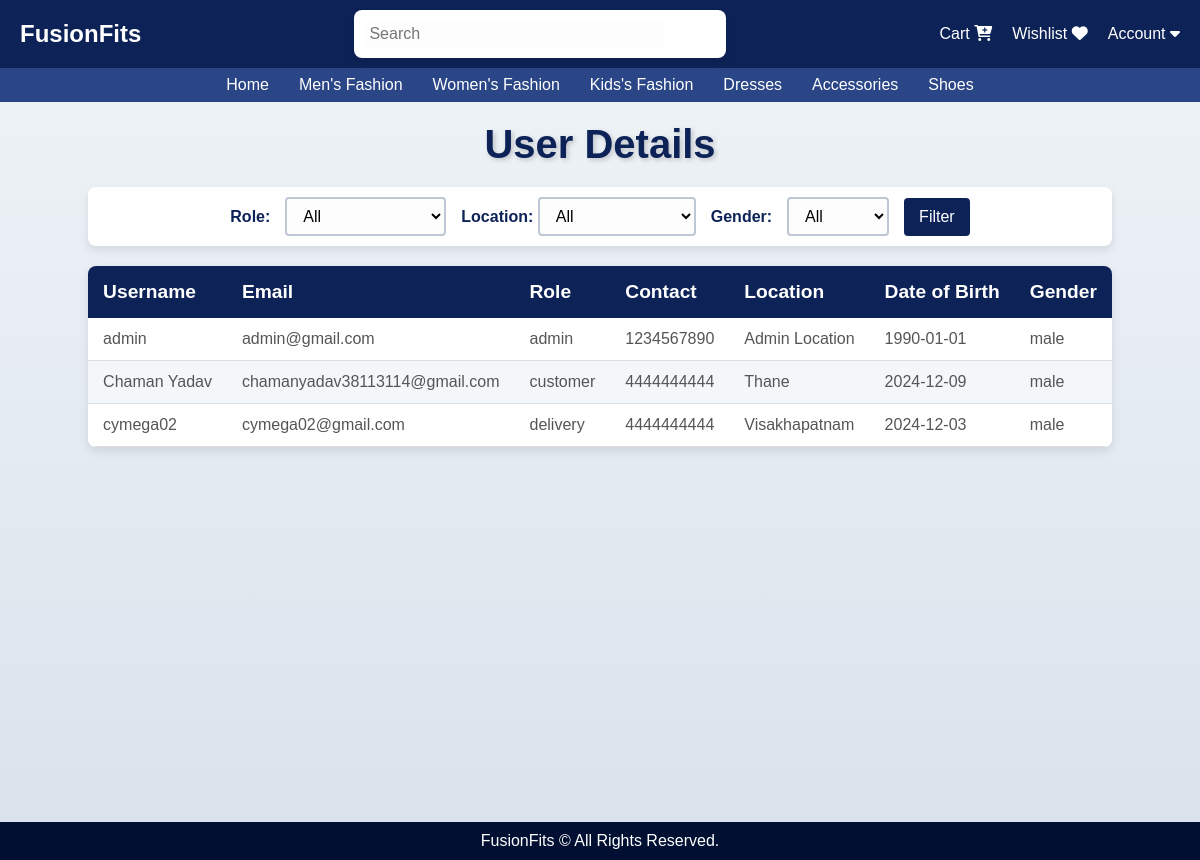
Before: /admin/user_details (signed in) with the older database file.
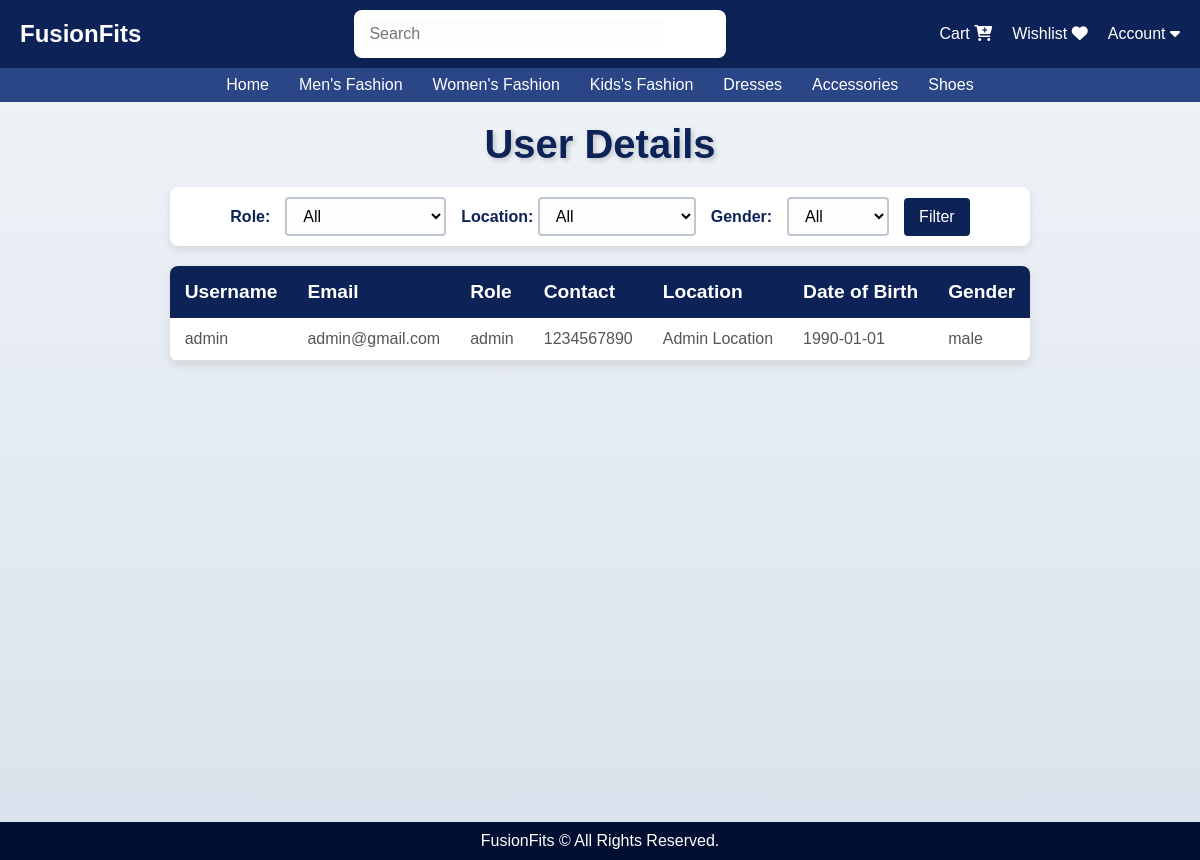
After: the same page with the newer database file.
### app/models.py (models this page shows, shortened)
class User(UserMixin, db.Model):
    id = db.Column(db.Integer, primary_key=True)
    username = db.Column(db.String(50), nullable=False)
    email = db.Column(db.String(100), unique=True, nullable=False)
    password = db.Column(db.String(255), nullable=False)
    role = db.Column(db.String(20), nullable=False)
    contact = db.Column(db.String(20), nullable=False)
    location = db.Column(db.String(100), nullable=False)
    dob = db.Column(db.Date, nullable=False)
    gender = db.Column(db.String(10), nullable=False)
    reset_token = db.Column(db.String(128), nullable=True)

### app/admin.py (the view)
@admin.route('/admin/user_details', methods=['GET', 'POST'])
def user_details():
    if session.get('role') != 'admin':
        flash('Unauthorized access!', 'danger')
        return redirect(url_for('auth.login'))
    role_filter = request.args.get('role')
    location_filter = request.args.get('location')
    gender_filter = request.args.get('gender')
    query = User.query
    if role_filter:
        query = query.filter_by(role=role_filter)
    if location_filter:
        query = query.filter(User.location.ilike(f"%{location_filter}%"))
    if gender_filter:
        query = query.filter_by(gender=gender_filter)
    users = query.all()
    return render_template('user_details.html', users=users, role_filter=role_filter, location_filter=location_filter, gender_filter=gender_filter)

### app/templates/user_details.html (shortened to what this page needs)
<!DOCTYPE html>
<html lang="en">
<head>
    <link rel="stylesheet" href="{{ url_for('static', filename='user.css') }}">
</head>
<body>
    {% extends "home.html" %}
    {% block content %}
    <div class="container">
    <h1>User Details</h1>
    <form method="GET" action="{{ url_for('admin.user_details') }}">
        <label for="role">Role:</label>
        <select name="role" id="role">
            <option value="">All</option>
        </select>
<div class="form-group">
  <label for="location">Location:</label>
  <select name="location" id="location" class="form-control">
      <option value="">All</option>
  </select>
</div>
        <label for="gender">Gender:</label>
        <select name="gender" id="gender">
            <option value="">All</option>
        </select>
        <button type="submit">Filter</button>
    </form>
    <table>
        <thead>
            <tr>
                <th>Username</th>
                <th>Email</th>
                <th>Role</th>
                <th>Contact</th>
                <th>Location</th>
                <th>Date of Birth</th>
                <th>Gender</th>
            </tr>
        </thead>
        <tbody>
            {% for user in users %}
                <tr>
                    <td>{{ user.username }}</td>
                    <td>{{ user.email }}</td>
                    <td>{{ user.role }}</td>
                    <td>{{ user.contact }}</td>
                    <td>{{ user.location }}</td>
                    <td>{{ user.dob }}</td>
                    <td>{{ user.gender }}</td>
                </tr>
            {% endfor %}
        </tbody>
    </table>
</div>
    {% endblock %}

### app/templates/home.html (shortened to what this page needs)
<!DOCTYPE html>
<html lang="en">
<head>
    <link rel="stylesheet" href="https://cdnjs.cloudflare.com/ajax/libs/font-awesome/6.0.0/css/all.min.css">
</head>
<body>
    <nav class="navbar">
        <div class="logo"><a href="/">FusionFits</a></div>
        <div class="search-bar">
            <form action="/search" method="get">
            <input type="text" name="q" placeholder="Search" />
            <button><i class="fa fa-search"></i></button>
        </form>
        </div>
        <ul class="nav-links">
            <li><a href="cart.html">Cart <i class="fa-solid fa-cart-plus"></i></a></li>
            <li><a href="/wishpage">Wishlist <i class="fa fa-heart"></i></a></li>
            <li>
              <div class="dropdown navbar-right">
                <button class="dropbtn">Account <i class="fa fa-caret-down"></i></button>
            </div>
            </li>
        </ul>
    </nav>
    <header>
        <nav class="categories-nav">
            <ul>
                <li><a href="/" class="{% if request.path == '/' %}active{% endif %}">Home</a></li>
                <li><a href="/gender/Male" class="{% if request.path == '/gender/Male' %}active{% endif %}">Men's Fashion</a></li>
                <li><a href="/gender/Female" class="{% if request.path == '/gender/Female' %}active{% endif %}">Women's Fashion</a></li>
                <li><a href="/category/Kids" class="{% if request.path == '/category/Kids' %}active{% endif %}">Kids's Fashion</a></li>
                <li><a href="/category/Dress" class="{% if request.path == '/category/Dress' %}active{% endif %}">Dresses</a></li>
                <li><a href="/category/Accessory" class="{% if request.path == '/category/Accessory' %}active{% endif %}">Accessories</a></li>
                <li><a href="/category/Shoe" class="{% if request.path == '/category/Shoe' %}active{% endif %}">Shoes</a></li>
            </ul>
        </nav>
    </header>
    <main>
        {% block content %}{% endblock %}
    </main>
    <footer>
        <p>FusionFits &copy; All Rights Reserved.</p>
    </footer>
</body>
</html>

### app/static/user.css (style rules this page uses)
body { font-family: 'Arial', sans-serif; background: linear-gradient(to bottom, #f0f4f8, #d9e2ec); margin: 0; padding: 20px; color: #db1111; }
h1 { text-align: center; font-size: 2.5rem; color: #0d2357; margin-bottom: 20px; text-shadow: 2px 2px 5px rgba(0, 0, 0, 0.2); }
form { display: flex; justify-content: center; align-items: center; gap: 15px; padding: 10px; background-color: #fff; box-shadow: 0px 4px 8px rgba(0, 0, 0, 0.1); border-radius: 8px; }
form label { font-weight: bold; color: #0d2357; }
form select, form input { padding: 8px 12px; border: 2px solid #bfc7d5; border-radius: 4px; font-size: 1rem; background-color: #fdfdfd; transition: border-color 0.3s ease; }
form button { background: #0d2357; color: #fff; padding: 10px 15px; border: none; border-radius: 4px; cursor: pointer; font-size: 1rem; transition: background-color 0.3s ease; }
table { width: 100%; border-collapse: collapse; margin-top: 20px; background-color: #fff; box-shadow: 0px 4px 10px rgba(0, 0, 0, 0.1); border-radius: 8px; overflow: hidden; }
table thead { background-color: #0d2357; color: #fff; text-align: left; }
table thead th { padding: 15px; font-size: 1.2rem; }
table tbody tr:nth-child(odd) { background-color: #fff; }
table tbody td { padding: 12px 15px; border-bottom: 1px solid #ddd; font-size: 1rem; color: #555; }

### app/templates/home.html (style rules this page uses)
* { margin: 0; padding: 0; box-sizing: border-box; font-family: Arial, sans-serif; }
body { font-family: Arial, sans-serif; margin: 0; padding: 0; background-color: #f4f4f4; }
main { min-height: 90vh; padding: 20px; display: flex; justify-content: center; }
.navbar { display: flex; justify-content: space-between; align-items: center; background-color: #0d2357; color: white; padding: 10px 20px; flex-wrap: wrap; }
header { background: #0d2357; width: 100%; }
.logo a { text-decoration: none; color: white; font-size: 1.5em; font-weight: bold; font-family: Arial, Helvetica, sans-serif; }
.search-bar input { padding: 5px; border: none; border-radius: 3px; width: 300px; }
.search-bar button { padding: 5px 8px; border: none; background-color: #fff; cursor: pointer; border-radius: 100%; margin-left: 5px; }
.nav-links { display: flex; list-style: none; gap: 20px; flex-wrap: wrap; }
.nav-links a { color: white; text-decoration: none; }
.nav-links .dropdown .dropbtn { color: white; text-decoration: none; font-size: 1em; padding: 0; background: none; margin: 0; border: none; }
footer { background-color: #011032; color: white; text-align: center; padding: 10px 0; width: 100%; bottom: 0; left: 0; position: relative; }
main { min-height: 90vh; padding: 20px; }
.categories-nav { background-color: #2a4686; display: flex; justify-content: center; flex-wrap: wrap; display: flex; justify-content: center; flex-wrap: wrap; }
.categories-nav ul { list-style: none; display: flex; padding: 0.5rem; flex-wrap: wrap; }
.categories-nav li { margin: 0 15px; color: #fff; font-weight: 500; font-size: 16px; transition: color 0.3s ease; }
.categories-nav a { text-decoration: none; color: #fff; font-weight: 500; font-size: 16px; transition: color 0.3s ease; }

Changed rows visible on the page:
removed User: username "Chaman Yadav", email "chamanyadav38113114@gmail.com", role "customer", contact "4444444444", location "Thane", dob "2024-12-09", gender "male"
removed User: username "cymega02", email "cymega02@gmail.com", role "delivery", contact "4444444444", location "Visakhapatnam", dob "2024-12-03", gender "male"
